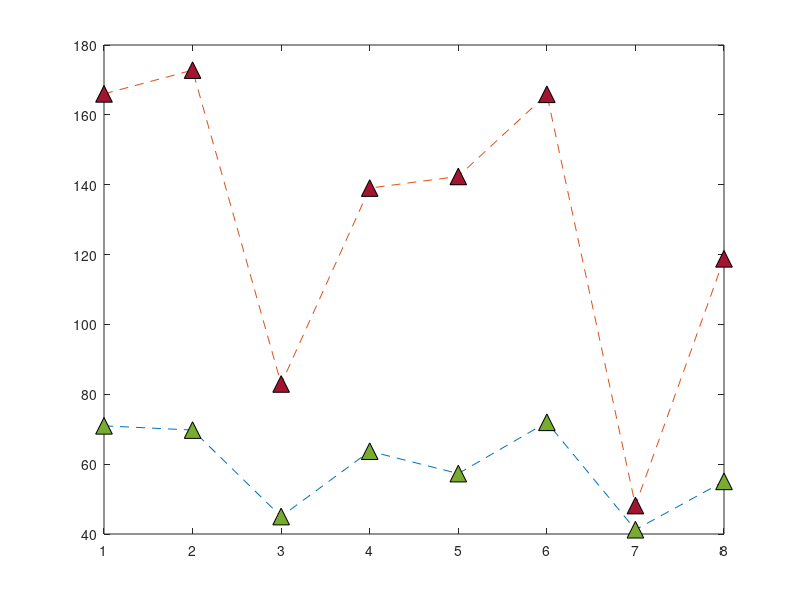

MATLAB code for this plot: (Note: this script raises an error after producing the figure.)
clear;
close all;
%AS3959 firebrand mass flux horizontal distribution Scrub FDI100 BAL 12.5.

Average_Temperature = [70.97109337	69.75697987	44.99898264	63.70930414	57.29696915	71.98470804	41.23333565	55.0772573];
Maximum_Temperature = [166.00915	172.8015067	82.95328067	139.04101	142.3728733	165.89656	48.14713767	118.785776];


plot([Average_Temperature],'^--','MarkerSize',12,'MarkerEdgeColor','black','MarkerFaceColor',[0.4660 0.6740 0.1880]);
hold on
plot([Maximum_Temperature],'^--','MarkerSize',12,'MarkerEdgeColor','black','MarkerFaceColor',[0.6350 0.0780 0.1840]);
ax = gca;
ax.XTickLabels = {'Roof','Gutter','Sub-floor','Door','Deck','Window','House back','stairs'};

grid on;


box on
xtickangle(45)
xlabel('Location','FontWeight','bold','FontSize',20,...
    'FontName','Calibri');
ylabel('Temperature (^{\circ}C)','FontWeight','bold','FontSize',20,...
    'FontName','Calibri');

set(gca,'fontsize',18);

legend('Average temperature','Maximum emperature')